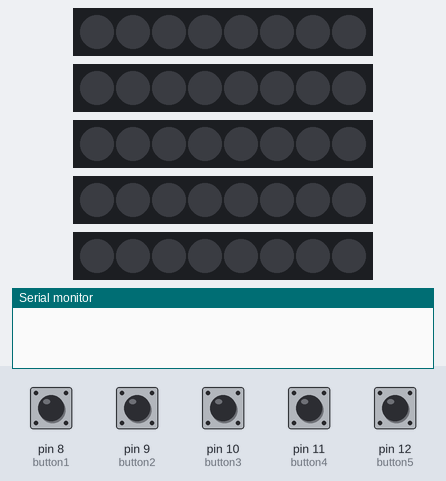
Recording of a sketch running on a simulated Arduino Uno, built with avr-gcc and run on an emulated ATmega328P. Shown: 5 × 8 RGB LEDs in strip order, left to right, the last lines printed to the serial monitor. Inputs (shaded band) come from the test bench; at power-on: pin 8 (button1), pin 9 (button2), pin 10 (button3), pin 11 (button4), pin 12 (button5) HIGH.

Above: at 1.2 s.
1.3 s: pin 8 (button1) pulled LOW for 1 s
At 1.48 s:
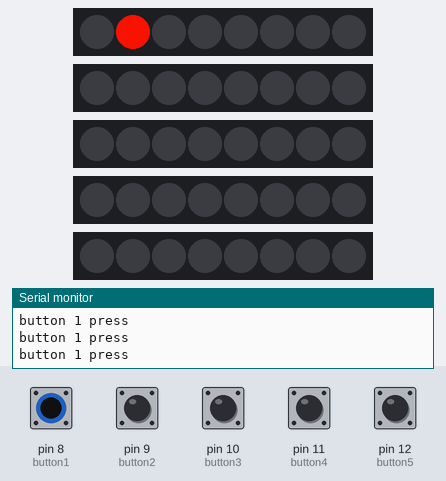
3.8 s: pin 9 (button2) pulled LOW for 0.15 s
At 3.89 s:
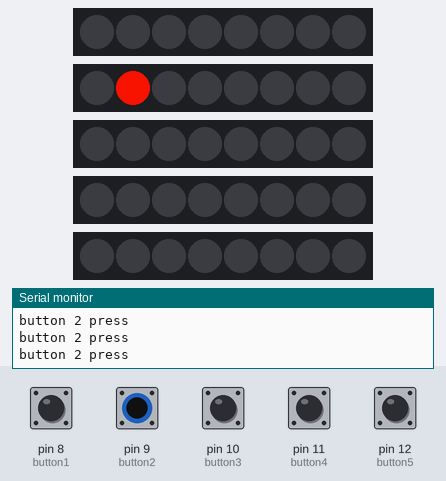
5.4 s: pin 10 (button3) pulled LOW for 0.15 s
At 5.49 s:
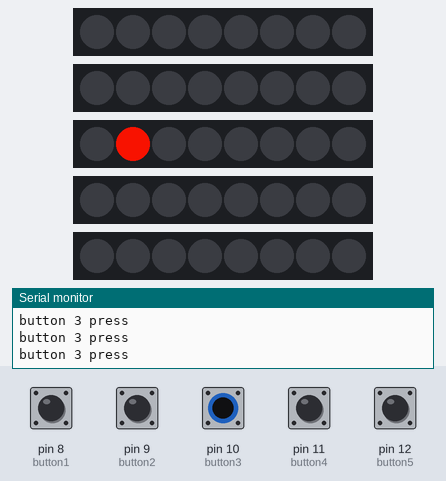
7.0 s: pin 11 (button4) pulled LOW for 0.15 s
At 7.09 s:
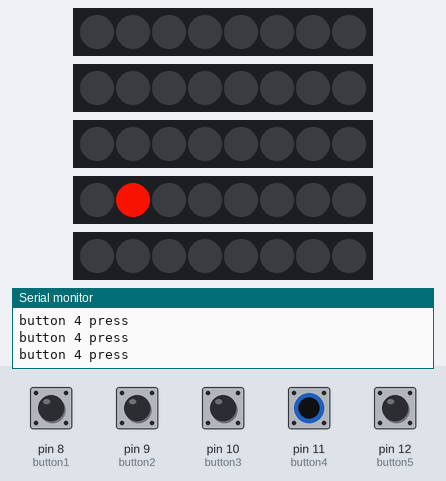
8.6 s: pin 12 (button5) pulled LOW for 0.15 s
At 8.69 s:
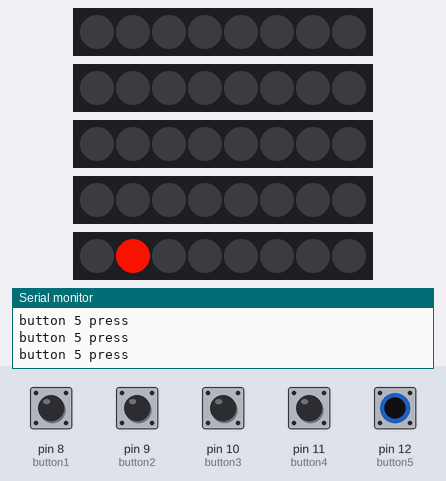
10.2 s: pin 8 (button1) pulled LOW for 0.15 s
At 10.29 s:
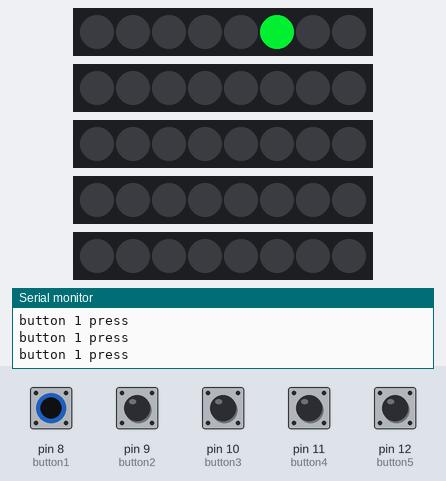
Timing chart, 0 to 12.8 s (numbered marks = the images above; inputs shaded):
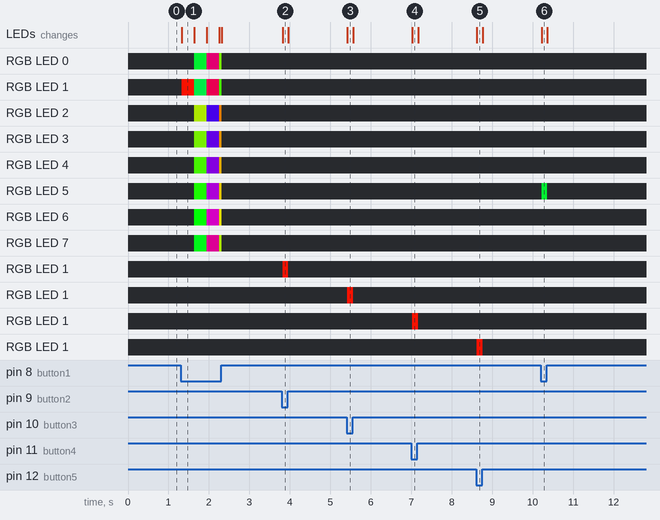

The sketch:

Table_FINAL.ino
```cpp
#include <FastLED.h>

#define LED_COUNT 8
CRGB Lenta0[LED_COUNT];
CRGB Lenta1[LED_COUNT];
CRGB Lenta2[LED_COUNT];
CRGB Lenta3[LED_COUNT];
CRGB Lenta4[LED_COUNT];

//const int button1 = 12;
//const int button2 = 11;
//const int button3 = 10;
//const int button4 = 9;
//const int button5 = 2;

const int button1 = 8;
const int button2 = 9;
const int button3 = 10;
const int button4 = 11;
const int button5 = 12;

int znach1 = 0;
int znach2 = 0;
int znach3 = 0;
int znach4 = 0;
int znach5 = 0;

volatile int button1State = 1;
volatile int button2State = 1;
volatile int button3State = 1;
volatile int button4State = 1;
volatile int button5State = 1;

// ---------------СЛУЖЕБНЫЕ ПЕРЕМЕННЫЕ-----------------
int thisdelay = 7;          //-FX LOOPS DELAY VAR
int thisstep = 7;           //-FX LOOPS DELAY VAR
int thishue = 0;             //-FX LOOPS DELAY VAR
int thissat = 255;           //-FX LOOPS DELAY VAR

int idex0 = 0;
int idex7 = 0;
int idex2 = 0;
int idex3 = 0;
int idex4 = 0;
int ihue0 = 0;
int ihue7 = 0;
int ihue2 = 0;
int ihue3 = 0;
int ihue4 = 0;
int isat = 0;                //-SATURATION (0-255)
int bouncedirection = 0;     //-SWITCH FOR COLOR BOUNCE (0-1)

void setup() {
  Serial.begin(115200);
  LEDS.setBrightness(250);
  Serial.setTimeout(1);
  //Serial.flush();
  pinMode(button1, INPUT_PULLUP);
  pinMode(button2, INPUT_PULLUP);
  pinMode(button3, INPUT_PULLUP);
  pinMode(button4, INPUT_PULLUP);
  pinMode(button5, INPUT_PULLUP);
  // tell FastLED there's 60 NEOPIXEL leds on pin 10
  FastLED.addLeds<NEOPIXEL, 3>(Lenta0, LED_COUNT);
  FastLED.addLeds<NEOPIXEL, 4>(Lenta1, LED_COUNT);
  FastLED.addLeds<NEOPIXEL, 5>(Lenta2, LED_COUNT);
  FastLED.addLeds<NEOPIXEL, 6>(Lenta3, LED_COUNT);
  FastLED.addLeds<NEOPIXEL, 7>(Lenta4, LED_COUNT);
  one_color_all(0, 0, 0);          // погасить все светодиоды
  LEDS.show();

}

void one_color_all0(int cred, int cgrn, int cblu) {
  for (int s = 0 ; s < LED_COUNT; s++ ) {
    Lenta0[s].setRGB( cred, cgrn, cblu);
  }
}

void one_color_all1(int cred, int cgrn, int cblu) {
  for (int s = 0 ; s < LED_COUNT; s++ ) {
    Lenta1[s].setRGB( cred, cgrn, cblu);
  }
}

void one_color_all2(int cred, int cgrn, int cblu) {       //-SET ALL LEDS TO ONE COLOR
  for (int s = 0 ; s < LED_COUNT; s++ ) {
    Lenta2[s].setRGB( cred, cgrn, cblu);
  }
}

void one_color_all3(int cred, int cgrn, int cblu) {       //-SET ALL LEDS TO ONE COLOR
  for (int s = 0 ; s < LED_COUNT; s++ ) {
    Lenta3[s].setRGB( cred, cgrn, cblu);
  }
}

void one_color_all4(int cred, int cgrn, int cblu) {       //-SET ALL LEDS TO ONE COLOR
  for (int s = 0 ; s < LED_COUNT; s++ ) {
    Lenta4[s].setRGB( cred, cgrn, cblu);
  }
}

void one_color_all(int cred, int cgrn, int cblu) {       //-SET ALL LEDS TO ONE COLOR
  for (int s = 0 ; s < LED_COUNT; s++ ) {
    Lenta0[s].setRGB( cred, cgrn, cblu);
    Lenta1[s].setRGB( cred, cgrn, cblu);
    Lenta2[s].setRGB( cred, cgrn, cblu);
    Lenta3[s].setRGB( cred, cgrn, cblu);
    Lenta4[s].setRGB( cred, cgrn, cblu);
  }
}

void rainbow_loop0() {                        //-m3-LOOP HSV RAINBOW
  idex0++;
  ihue0 = ihue0 + thisstep;
  if (idex0 >= LED_COUNT) {
    idex0 = 0;
  }
  if (ihue0 > 255) {
    ihue0 = 0;
  }
  Lenta0[idex0] = CHSV(ihue0, thissat, 255);
  //FastLED.show();
  delay(thisdelay);
}

void rainbow_loop1() {                        //-m3-LOOP HSV RAINBOW
  idex7++;
  ihue7 = ihue7 + thisstep;
  if (idex7 >= LED_COUNT) {
    idex7 = 0;
  }
  if (ihue7 > 255) {
    ihue7 = 0;
  }
  Lenta1[idex7] = CHSV(ihue7, thissat, 255);
  delay(thisdelay);
}

void rainbow_loop2() {                        //-m3-LOOP HSV RAINBOW
  idex2++;
  ihue2 = ihue2 + thisstep;
  if (idex2 >= LED_COUNT) {
    idex2 = 0;
  }
  if (ihue2 > 255) {
    ihue2 = 0;
  }
  Lenta2[idex2] = CHSV(ihue2, thissat, 255);
  //FastLED.show();
  delay(thisdelay);
}

void rainbow_loop3() {                        //-m3-LOOP HSV RAINBOW
  idex3++;
  ihue3 = ihue3 + thisstep;
  if (idex3 >= LED_COUNT) {
    idex3 = 0;
  }
  if (ihue3 > 255) {
    ihue3 = 0;
  }
  Lenta3[idex3] = CHSV(ihue3, thissat, 255);
  //FastLED.show();
  delay(thisdelay);
}

void rainbow_loop4() {                        //-m3-LOOP HSV RAINBOW
  idex4++;
  ihue4 = ihue4 + thisstep;
  if (idex4 >= LED_COUNT) {
    idex4 = 0;
  }
  if (ihue4 > 255) {
    ihue4 = 0;
  }
  Lenta4[idex4] = CHSV(ihue4, thissat, 255);
  //FastLED.show();
  delay(thisdelay);
}

void loop() {
  button1State = digitalRead(button1);
  button2State = digitalRead(button2);
  button3State = digitalRead(button3);
  button4State = digitalRead(button4);
  button5State = digitalRead(button5);

  if (button1State == LOW) {
    rainbow_loop0();
    FastLED.show();
    znach1 = 0;
    Serial.println("button 1 press");
  }
  if (button2State == LOW) {
    rainbow_loop1();
    FastLED.show();
    znach2 = 0;
    Serial.println("button 2 press");
  }
  if (button3State == LOW) {
    rainbow_loop2();
    FastLED.show();
    znach3 = 0;
    Serial.println("button 3 press");
  }
  if (button4State == LOW) {
    rainbow_loop3();
    FastLED.show();
    znach4 = 0;
    Serial.println("button 4 press");
  }
  if (button5State == LOW) {
    rainbow_loop4();
    FastLED.show();
    znach5 = 0;
    Serial.println("button 5 press");
  }

  if (button1State == HIGH) {
    one_color_all0(0, 0, 0);
    FastLED.show();
    znach1 = 0;
    //Serial.println("button 1 release");
  }
  if (button2State == HIGH) {
    one_color_all1(0, 0, 0);
    FastLED.show();
    znach2 = 0;
    //Serial.println("button 2 release");
  }
  if (button3State == HIGH) {
    one_color_all2(0, 0, 0);
    FastLED.show();
    znach3 = 0;
    //Serial.println("button 3 release");
  }
  if (button4State == HIGH) {
    one_color_all3(0, 0, 0);
    FastLED.show();
    znach4 = 0;
    //Serial.println("button 4 release");
  }
  if (button5State == HIGH) {
    one_color_all4(0, 0, 0);
    FastLED.show();
    znach5 = 0;
    //Serial.println("button 5 release");
  }


}
```

Measured:
- after the input at 1.3 s, RGB LED 0: off → RGB(0, 207, 42) after 0.34 s, → RGB(166, 0, 83) 0.31 s later, → RGB(100, 200, 0) 0.31 s later, → off 0.06 s later; RGB LED 2: off → RGB(136, 182, 0) after 0.34 s, → RGB(57, 0, 192) 0.31 s later, → RGB(167, 91, 0) 0.31 s later, → off 0.06 s later
- after the input at 3.8 s, RGB LED 1: off → RGB(232, 17, 0) at once, → off 0.14 s later; the LEDs: change at once (image 2)
- after the input at 5.4 s, RGB LED 1: off → RGB(232, 17, 0) at once, → off 0.14 s later; the LEDs: change at once (image 3)
- after the input at 7.0 s, RGB LED 1: off → RGB(232, 17, 0) at once, → off 0.15 s later; the LEDs: change at once (image 4)
- after the input at 8.6 s, RGB LED 1: off → RGB(232, 17, 0) at once, → off 0.15 s later; the LEDs: change at once (image 5)
- after the input at 10.2 s, RGB LED 5: off → RGB(0, 207, 42) at once, → off 0.14 s later; the LEDs: change at once (image 6)
